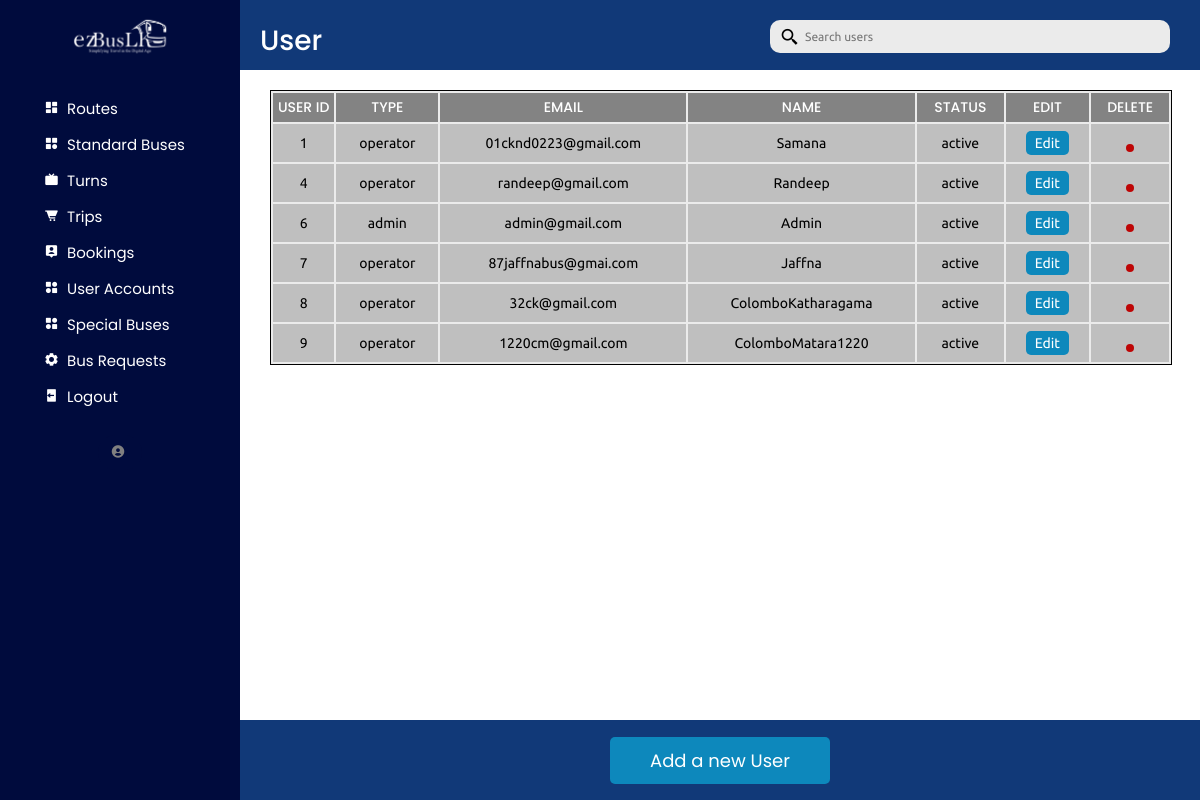
/admin/useraccounts.php, run on the app's committed database.
### tables this page shows
CREATE TABLE `user` (
  `userID` int(11) NOT NULL,
  `type` varchar(20) NOT NULL DEFAULT 'operator',
  `email` varchar(255) NOT NULL,
  `password` text NOT NULL,
  `name` varchar(255) NOT NULL,
  `status` varchar(20) DEFAULT 'active'
);

### admin/useraccounts.php (the view, shortened to what this page needs)
<?php
require_once("../db_conn.php");
include("sidemenu.php");
?>
<div class="dashboard-content">
    <div class="heading-box">
        <div class="box-1">
            <div class="title">
                <p>User</p>
            </div>
        </div>
        <div class="box-1">
            <div class="search-bar">
                <ul>
                    <li class="search">
                        <form action="useraccounts.php" method="post" id="searchForm">
                        <input type="text" <?php echo isset($_POST["search"]) ? "value='$search'" : ""; ?> placeholder="Search users" name="search" required id="search-input" />
                        <i onclick="submitForm()" class="bx bx-search-alt-2"></i>
                        </form>
                    </li>
                </ul>
            </div>
        </div>
    </div>
    <div class="table-section-item">
        <div class="table-container-item">
            <div class="table-box">
                <table id="rows-def">
                    <tr id="table-head">
                        <th>USER ID</th>
                        <th>TYPE</th>
                        <th>EMAIL</th>
                        <th>NAME</th>
                        <th>STATUS</th>
                        <th>EDIT</th>
                        <th>DELETE</th>
                    </tr>
                    <?php
                    if (isset($_POST["search"])) {
                        $sql = "SELECT * FROM user
                        WHERE userID LIKE '%$search%' OR  email LIKE '%$search%'
                        ";
                    }else {
                        $sql = "SELECT * FROM user
                            ";
                    }
                    $result = mysqli_query($conn, $sql);
                    $queryResults = mysqli_num_rows($result);
                    if ($queryResults > 0) {
                        while ($row = mysqli_fetch_assoc($result)) {
                            echo "<form action='useraccounts.php' method='post'>
                            <tr>
                      <td id='ID'>" . $row["userID"] . "</td>
                      <td>" . $row["type"] . "</td>
                      <td>" . $row["email"] . "</td>
                      <td>" . $row["name"] . "</td>
                     <td>" . $row["status"] . "</td>
                      <input type='hidden' name='userID' value='" . $row["userID"] . "'>
                    <td><button id='update' name='editUser'> Edit</button></td>
                    <td><button id='bin' name='deleteUser'><i class='ri-delete-bin-line'></i></button> </td>
                  </tr></form>";
                        }
                    }
?>
                </table>
            </div>
        </div>
    </div>
    <div class="bottom-box">
        <div class="button"><form action='useraccounts.php' method='post'>
            <button name="addUserButtonBottom" id="popupButtonItem" class="submit">
                Add a new User
            </button></form>
        </div>
    </div>
</div>
</body>
</html>

### admin/admin.css (style rules this page uses)
* { margin: 0; padding: 0; box-sizing: border-box; list-style: none; text-decoration: none; font-family: "Ubuntu", sans-serif; font-weight: 400; font-size: 15px; scroll-behavior: smooth; }
:root { --offwhite: #edebe6; --black: #000000; --white: #ffffff; --blue: #000b3d; --gray: rgb(115, 114, 114); --skyblue: #113978; --skyblue2: rgb(13, 136, 188); }
body { color: var(--white); height: 100vh; overflow: hidden; }
.dashboard-content { background-color: var(--white); width: 80%; height: auto; color: #000000; display: flex; justify-content: center; flex-direction: column; flex-wrap: wrap; }
.heading-box { display: flex; justify-content: space-between; align-content: center; width: 100%; height: 70px; padding: 10px; background-color: var(--skyblue); color: var(--white); }
.box-1 { margin: 10px; }
i.bx-search-alt-2 { font-size: 20px; padding-right: 15px; }
.search { position: relative; }
.search input { font-size: 0.8rem; border: none; border-radius: 10px; padding: 10px 10px 10px 35px; width: 400px; margin-right: 10px; outline: none; background-color: #ebebeb; }
.search i { position: absolute; top: 50%; left: 10px; transform: translateY(-50%); color: #000000; }
.title { text-align: center; }
.title p { font-family: "Poppins", sans-serif; font-weight: 500; font-style: normal; font-size: 28px; }
.table-section-item { margin-top: 10px; width: 100%; height: auto; display: flex; justify-content: center; align-content: center; flex-direction: column; margin-left: 30px; }
.table-container-item { width: 94%; background-color: #ebebeb; margin-top: 10px; margin-bottom: 15px; overflow: auto; max-height: 370px; border: 1px solid var(--black); }
.table-box { position: relative; width: 100%; display: flex; justify-content: center; overflow: auto; }
.table-box table { width: 100%; overflow: auto; height: auto; }
.table-box tr { text-align: center; }
.table-box th { padding: 4px; width: 30px; color: var(--white); background-color: rgba(128, 128, 128, 0.954); font-style: normal; font-size: 14px; font-family: "Poppins", sans-serif; font-weight: 500; font-style: normal; }
.table-box td { padding: 7px; background-color: rgba(166, 166, 166, 0.632); color: #000000; font-size: 14px; }
.bottom-box { position: absolute; width: 80%; bottom: 0%; display: flex; justify-content: center; align-items: center; gap: 2rem; height: 80px; background-color: var(--skyblue); }
.submit { font-size: 18px; font-family: "Poppins", sans-serif; font-weight: 400; font-style: normal; background-color: var(--skyblue2); color: var(--white); border: none; border-radius: 5px; padding: 10px 40px; cursor: pointer; width: auto; }
#update { font-size: 16px; background-color: var(--skyblue2); color: var(--white); border: none; border-radius: 5px; font-size: 14px; padding: 4px 9px; cursor: pointer; }
#bin { font-size: 16px; background-color: rgb(190, 5, 5); color: var(--white); border: none; border-radius: 5px; font-family: 'Tw Cen MT Std', sans-serif; padding: 4px 4px; cursor: pointer; }
#table-head { position: sticky; top: 0; z-index: 1001; background-color: rgb(196, 196, 196); }

### data on the page
user: userID "1", type "operator", email "01cknd0223@gmail.com", name "Samana", status "active"
user: userID "4", type "operator", email "randeep@gmail.com", name "Randeep", status "active"
user: userID "6", type "admin", email "admin@gmail.com", name "Admin", status "active"
user: userID "7", type "operator", email "87jaffnabus@gmai.com", name "Jaffna", status "active"
user: userID "8", type "operator", email "32ck@gmail.com", name "ColomboKatharagama", status "active"
user: userID "9", type "operator", email "1220cm@gmail.com", name "ColomboMatara1220", status "active"
